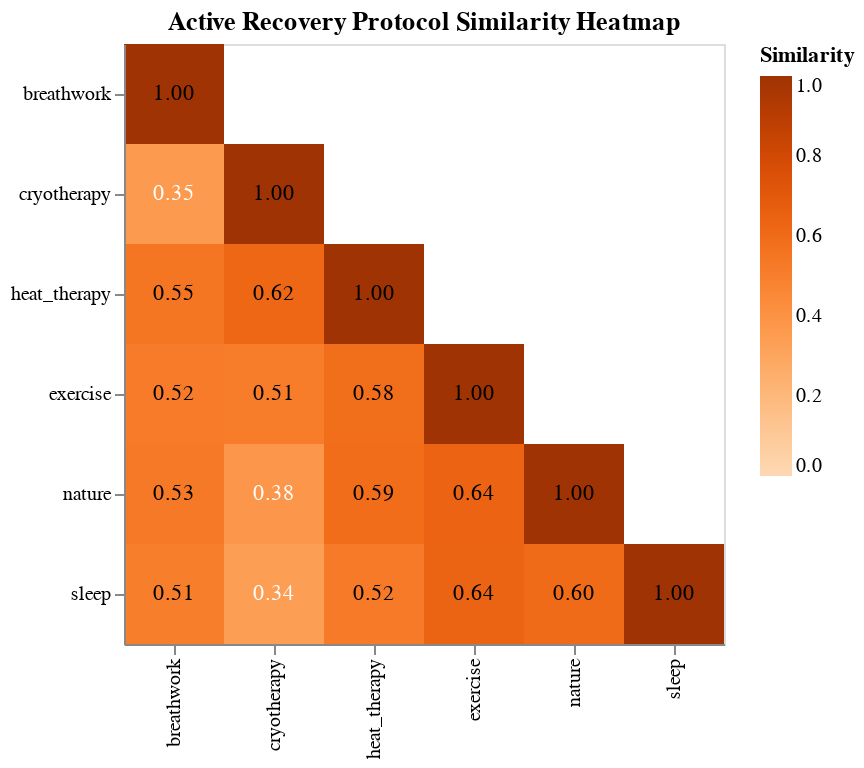

The code cell stored with this chart in its notebook:
### Markdown cell above
### Heatmap

### Code cell
labels = ["breathwork", "cryotherapy", "heat_therapy", "exercise", "nature", "sleep"]

# Convert matrix to long-form DataFrame
rows = []
for i in range(similarity_matrix.shape[0]):
    for j in range(similarity_matrix.shape[1]):
        rows.append({
            'x': labels[j],
            'y': labels[i],
            'value': similarity_matrix[i, j],
            'row_idx': i,
            'col_idx': j
        })
df = pd.DataFrame(rows)

# Filter to show only lower triangle (including diagonal)
df_half = df[df['row_idx'] >= df['col_idx']]

# Create the half heatmap
heatmap = alt.Chart(df_half).mark_rect().encode(
    x=alt.X('x:O', title='', sort=labels),
    y=alt.Y('y:O', title='', sort=labels),
    color=alt.Color('value:Q', 
                   scale=alt.Scale(scheme='oranges', domain=[0, 1]),
                   legend=alt.Legend(title='Similarity')),
    tooltip=['x', 'y', 'value']
).properties(
    title='Active Recovery Protocol Similarity Heatmap',
    width=300,
    height=300
)

# Add text labels
text = heatmap.mark_text(baseline='middle').encode(
    text=alt.Text('value:Q', format='.2f'),
    color=alt.condition(
        alt.datum.value > 0.5,
        alt.value('black'),
        alt.value('white')
    )
)

# Combine and make interactive
interactive_half_heatmap = (heatmap + text).interactive()
interactive_half_heatmap

### Figure 1 — Vega-Lite specification as saved in the notebook (floating-point values rounded to 4 significant figures)
{"config": {"view": {"continuousWidth": 300, "continuousHeight": 300}}, "layer": [{"mark": {"type": "rect"}, "encoding": {"color": {"field": "value", "legend": {"title": "Similarity"}, "scale": {"domain": [0, 1], "scheme": "oranges"}, "type": "quantitative"}, "tooltip": [{"field": "x", "type": "nominal"}, {"field": "y", "type": "nominal"}, {"field": "value", "type": "quantitative"}], "x": {"field": "x", "sort": ["breathwork", "cryotherapy", "heat_therapy", "exercise", "nature", "sleep"], "title": "", "type": "ordinal"}, "y": {"field": "y", "sort": ["breathwork", "cryotherapy", "heat_therapy", "exercise", "nature", "sleep"], "title": "", "type": "ordinal"}}, "name": "view_2", "title": "Active Recovery Protocol Similarity Heatmap"}, {"mark": {"type": "text", "baseline": "middle"}, "encoding": {"color": {"condition": {"test": "(datum.value > 0.5)", "value": "black"}, "value": "white"}, "text": {"field": "value", "format": ".2f", "type": "quantitative"}, "tooltip": [{"field": "x", "type": "nominal"}, {"field": "y", "type": "nominal"}, {"field": "value", "type": "quantitative"}], "x": {"field": "x", "sort": ["breathwork", "cryotherapy", "heat_therapy", "exercise", "nature", "sleep"], "title": "", "type": "ordinal"}, "y": {"field": "y", "sort": ["breathwork", "cryotherapy", "heat_therapy", "exercise", "nature", "sleep"], "title": "", "type": "ordinal"}}, "title": "Active Recovery Protocol Similarity Heatmap"}], "data": {"name": "data-6d14e86be6ad8ff4931721d6eee4b57d"}, "height": 300, "params": [{"name": "param_2", "select": {"type": "interval", "encodings": ["x", "y"]}, "bind": "scales", "views": ["view_2"]}], "width": 300, "$schema": "https://vega.github.io/schema/vega-lite/v5.20.1.json", "datasets": {"data-6d14e86be6ad8ff4931721d6eee4b57d": [{"x": "breathwork", "y": "breathwork", "value": 1.0, "row_idx": 0, "col_idx": 0}, {"x": "breathwork", "y": "cryotherapy", "value": 0.3534, "row_idx": 1, "col_idx": 0}, {"x": "cryotherapy", "y": "cryotherapy", "value": 1.0, "row_idx": 1, "col_idx": 1}, {"x": "breathwork", "y": "heat_therapy", "value": 0.5513, "row_idx": 2, "col_idx": 0}, {"x": "cryotherapy", "y": "heat_therapy", "value": 0.6193, "row_idx": 2, "col_idx": 1}, {"x": "heat_therapy", "y": "heat_therapy", "value": 1.0, "row_idx": 2, "col_idx": 2}, {"x": "breathwork", "y": "exercise", "value": 0.5183, "row_idx": 3, "col_idx": 0}, {"x": "cryotherapy", "y": "exercise", "value": 0.5084, "row_idx": 3, "col_idx": 1}, {"x": "heat_therapy", "y": "exercise", "value": 0.5835, "row_idx": 3, "col_idx": 2}, {"x": "exercise", "y": "exercise", "value": 1.0, "row_idx": 3, "col_idx": 3}, {"x": "breathwork", "y": "nature", "value": 0.5314, "row_idx": 4, "col_idx": 0}, {"x": "cryotherapy", "y": "nature", "value": 0.3773, "row_idx": 4, "col_idx": 1}, {"x": "heat_therapy", "y": "nature", "value": 0.5914, "row_idx": 4, "col_idx": 2}, {"x": "exercise", "y": "nature", "value": 0.6421, "row_idx": 4, "col_idx": 3}, {"x": "nature", "y": "nature", "value": 1.0, "row_idx": 4, "col_idx": 4}, {"x": "breathwork", "y": "sleep", "value": 0.5063, "row_idx": 5, "col_idx": 0}, {"x": "cryotherapy", "y": "sleep", "value": 0.3364, "row_idx": 5, "col_idx": 1}, {"x": "heat_therapy", "y": "sleep", "value": 0.5239, "row_idx": 5, "col_idx": 2}, {"x": "exercise", "y": "sleep", "value": 0.6379, "row_idx": 5, "col_idx": 3}, {"x": "nature", "y": "sleep", "value": 0.6004, "row_idx": 5, "col_idx": 4}, {"x": "sleep", "y": "sleep", "value": 1.0, "row_idx": 5, "col_idx": 5}]}}
